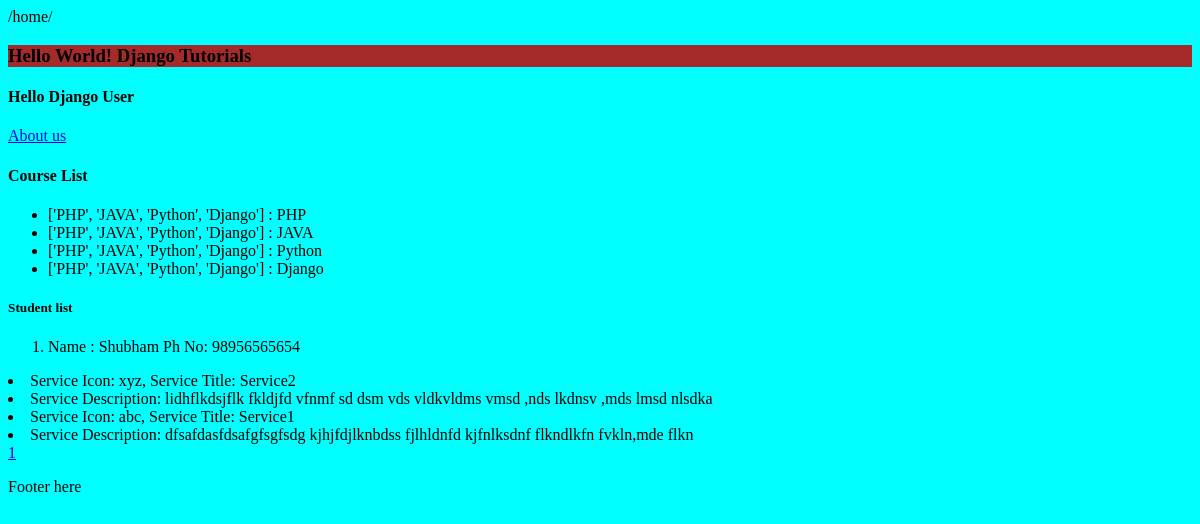
Page /home/ on the earlier database version.
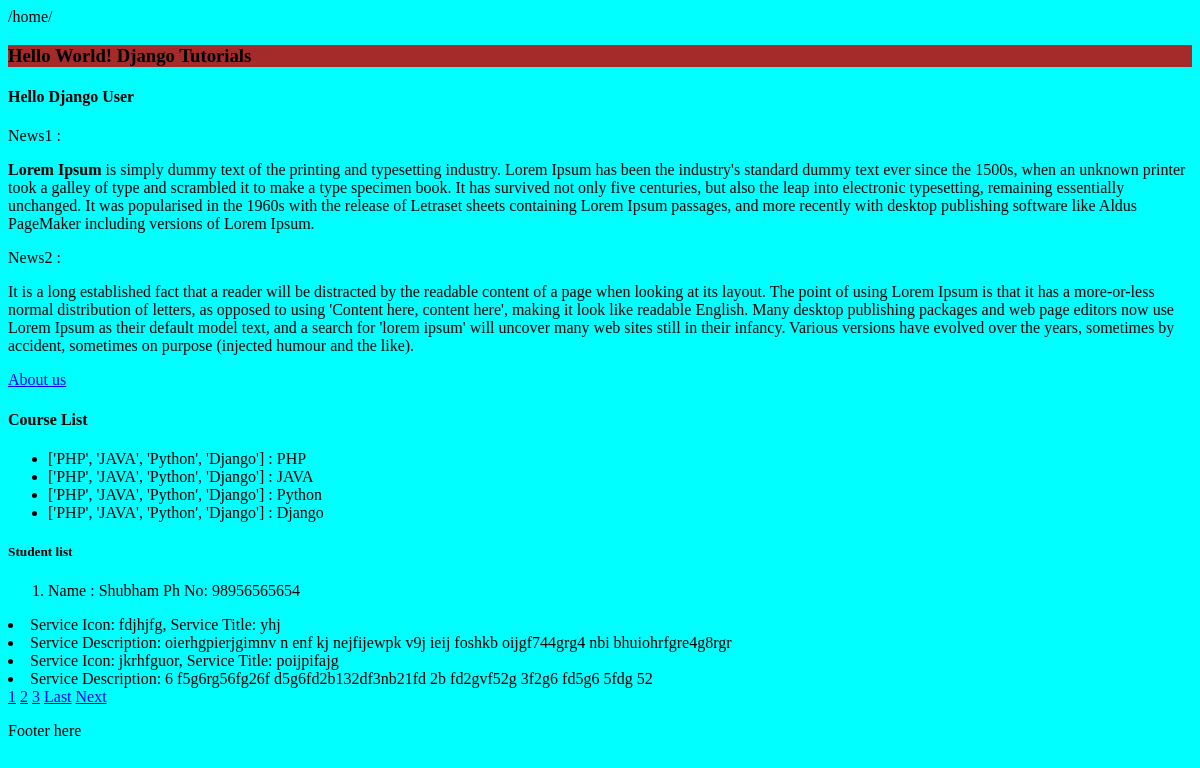
Same page on the later database version.
### services/models.py (models this page shows)
class Services(models.Model):
    service_icon = models.CharField(max_length=50)
    service_title = models.CharField(max_length=50)
    service_desc = models.TextField()

### news/models.py (models this page shows)
class News(models.Model):
    news_title = models.CharField(max_length=100)
    news_desc = HTMLField()
    new_image = models.FileField(upload_to= "news/", max_length =255, null=True, default=None)

### projecttutorial/views.py (the view)
# urls.py: path('home/', views.homepage, name="home"),
def homepage(req):
    servicesData = Services.objects.all().order_by("-service_title")
    newsdata = News.objects.all().order_by("news_title")
    pagination = Paginator(servicesData,2)
    pageNo = req.GET.get("page")
    servicesDataFinal = pagination.get_page(pageNo)
    totalpage = servicesDataFinal.paginator.num_pages
    data={
        "title": "Django tutorials",
        "username": "Django User",
        "clist":["PHP", "JAVA", "Python", "Django"],
        "studentlist":[
            {"name":"Shubham", "phone":"98956565654"},
            {"name":"Sayan", "phone":"89656474974"}],
        "services": servicesDataFinal,
        "lastpage":totalpage,
        "totalPageList": [n+1 for n in range(totalpage)],
        "newsdata": newsdata
    }
    return render(req,'index.html',data)

### projecttutorial/templates/index.html (shortened to what this page needs)
 {% extends "base.html" %}
 {% block content %}
<marquee behavior="" direction="" onmouseover="stop()" onmouseout="start()">
    {% for n in newsdata %}
        {{n.news_title}} : {{n.news_desc | safe}}
    {% endfor %}
</marquee>
<a href="{% url 'aboutus' %}">About us</a>
   <h4 class="chnagecolor">Course List</h4>
    <ul class="{% if request.path == '/home/' %}active{% endif %}">
        {% for n in clist %}
        <li>{{clist}} : {{n}}</li>
        {% endfor %}
    </ul>
    <h5>Student list</h5>
    <ol>
        {% if studentlist|length > 0 %}
            {% for n in studentlist %}
                {% if n.name == "Shubham" %}
                <li>Name : {{n.name}} Ph No: {{n.phone}} </li>
                {% endif %}
            {% endfor %}
        {% else %}
            No Data Found!
        {% endif %}
    </ol>
    {% for n in services %}
    <li>Service Icon: {{n.service_icon}}, Service Title: {{n.service_title}}</li>
    <li>Service Description: {{n.service_desc}}</li>
    {% endfor %}
    {% for n in totalPageList%}
    <a href="/home?page={{n}}">{{n}}</a>
    {% endfor %}
    {% if services.has_next%}
    <a href="/home?page={{lastpage}}">Last</a>
    <a href="/home?page={{services.next_page_number}}">Next</a>
    {% endif %}
    {% endblock content %}

### projecttutorial/templates/base.html
{% include "./partials/header.html" %}
{% block content %}
{% endblock content %}
{% include "./partials/footer.html" %}

### projecttutorial/templates/partials/header.html (shortened to what this page needs)
{% load static %}
<!DOCTYPE html>
<html lang="en">
<head>
    <link rel="stylesheet" href="{% static '/css/style.css' %}">
</head>
<body>
    {{request.path}}
    <h3 style="background-color: brown;">Hello World! Django Tutorials</h3>
    <h4>Hello {{username}}</h4>

### projecttutorial/templates/partials/footer.html
<p>Footer here</p>
</body>
</html>

### projecttutorial/static/css/style.css (style rules this page uses)
* { background-color: aqua; }

Differences in the rows shown:
no longer on this page (row unchanged): Services: service_icon "xyz", service_title "Service2", service_desc "lidhflkdsjflk fkldjfd vfnmf sd dsm vds vldkvldms vmsd ,nds lkdnsv ,mds lmsd nlsdka"
no longer on this page (row unchanged): Services: service_icon "abc", service_title "Service1", service_desc "dfsafdasfdsafgfsgfsdg kjhjfdjlknbdss fjlhldnfd kjfnlksdnf flkndlkfn fvkln,mde flkn"
added News: news_title "News1", news_desc "Lorem Ipsum is simply dummy text of the printing and typesetting industry. Lorem Ipsum has been the industry's standard dummy text ever since the 1500s, when an unknown printer took a galley of type and scrambled it to make a type specimen book. It has survived not only five centuries, but also the leap into electronic typesetting, remaining essentially unchanged. It was popularised in the 1960s with the release of Letraset sheets containing Lorem Ipsum passages, and more recently with desktop publishing software like Aldus PageMaker including versions of Lorem Ipsum."
added News: news_title "News2", news_desc "It is a long established fact that a reader will be distracted by the readable content of a page when looking at its layout. The point of using Lorem Ipsum is that it has a more-or-less normal distribution of letters, as opposed to using 'Content here, content here', making it look like readable English. Many desktop publishing packages and web page editors now use Lorem Ipsum as their default model text, and a search for 'lorem ipsum' will uncover many web sites still in their infancy. Various versions have evolved over the years, sometimes by accident, sometimes on purpose (injected humour and the like)."
added Services: service_icon "fdjhjfg", service_title "yhj", service_desc "oierhgpierjgimnv n enf kj nejfijewpk v9j ieij foshkb oijgf744grg4 nbi bhuiohrfgre4g8rgr"
added Services: service_icon "jkrhfguor", service_title "poijpifajg", service_desc "6 f5g6rg56fg26f d5g6fd2b132df3nb21fd 2b fd2gvf52g 3f2g6 fd5g6 5fdg 52"
Other differences:
new list line: "2"
new list line: "3"
text now shown: "Last Next"
